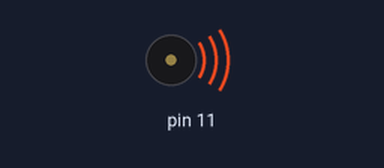
Recording of a sketch running on a simulated Arduino Uno, built with avr-gcc and run on an emulated ATmega328P. On the bench: buzzer (waves = sounding).

Above: at 1.5 s.
Timing chart, 0 to 13.0 s (numbered marks = the images above):
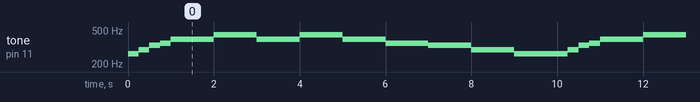

The sketch:

VariablenFuerTondauer.ino
```cpp
int achtel_note = 250,
    viertel_note = 500,
    halbe_note = 1000;

void setup()
{
}

void loop()
{
    tone(11, 262); // C
    delay(achtel_note);
    tone(11, 294); // D
    delay(achtel_note);
    tone(11, 330); // E
    delay(achtel_note);
    tone(11, 349); // F
    delay(achtel_note);
    tone(11, 392); // G
    delay(viertel_note);
    tone(11, 392); // G
    delay(viertel_note);
    tone(11, 440); // A
    delay(achtel_note);
    tone(11, 440); // A
    delay(achtel_note);
    tone(11, 440); // A
    delay(achtel_note);
    tone(11, 440); // A
    delay(achtel_note);
    tone(11, 392); // G
    delay(halbe_note);
    tone(11, 440); // A
    delay(achtel_note);
    tone(11, 440); // A
    delay(achtel_note);
    tone(11, 440); // A
    delay(achtel_note);
    tone(11, 440); // A
    delay(achtel_note);
    tone(11, 392); // G
    delay(halbe_note);
    tone(11, 349); // F
    delay(achtel_note);
    tone(11, 349); // F
    delay(achtel_note);
    tone(11, 349); // F
    delay(achtel_note);
    tone(11, 349); // F
    delay(achtel_note);
    tone(11, 330); // E
    delay(viertel_note);
    tone(11, 330); // E
    delay(viertel_note);
    tone(11, 294); // D
    delay(achtel_note);
    tone(11, 294); // D
    delay(achtel_note);
    tone(11, 294); // D
    delay(achtel_note);
    tone(11, 294); // D
    delay(achtel_note);
    tone(11, 262); // C
    delay(halbe_note);
}
```

Measured:
- by itself, tone on pin 11: repeats every 10.0 s: 294 Hz 0.25 s, 330 Hz 0.25 s, 349 Hz 0.25 s, 2 × (392 Hz 1.0 s, 440 Hz 1.0 s), 392 Hz 1.0 s, 349 Hz 1.0 s, 330 Hz 1.0 s, 294 Hz 1.0 s, 262 Hz 1.3 s
